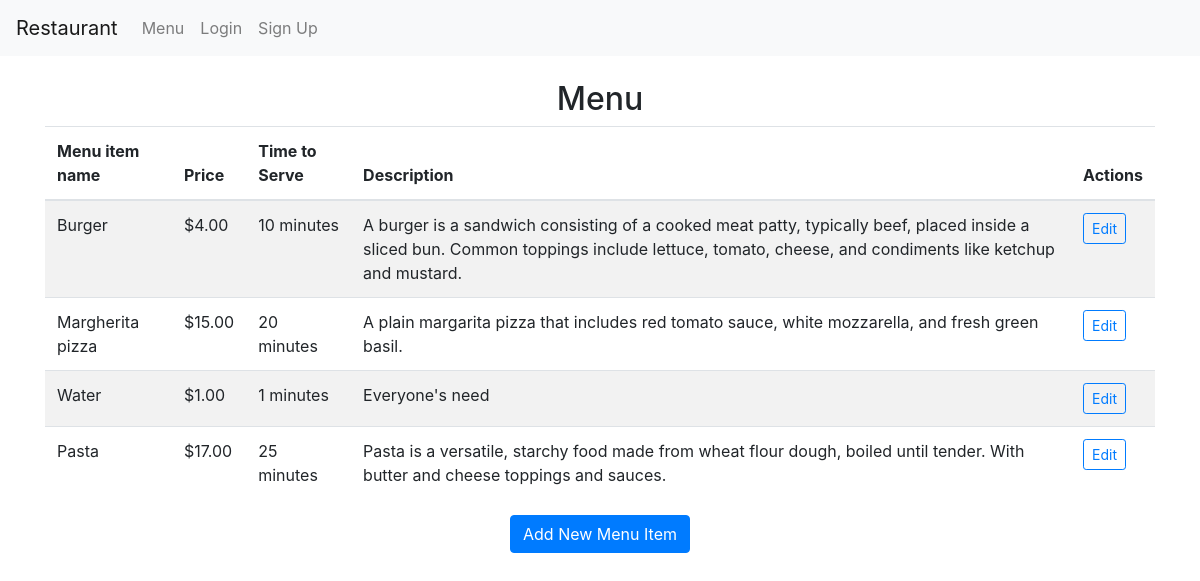
The page /menu/ (signed in) on the database its author committed.
### restaurant/models.py (models this page shows)
class MenuItem(models.Model):
    name = models.CharField(max_length=100)
    description = models.TextField()
    price = models.DecimalField(max_digits=6, decimal_places=2)
    time_to_serve = models.IntegerField(help_text="Time to make and serve in minutes")

### restaurant/views.py (the view)
# urls.py: path('menu/', views.menu, name='menu'),
@login_required
def menu(request):
    menu_items = MenuItem.objects.all()
    return render(request, "restaurant/menu.html", {"menu_items": menu_items})

### IS424-Project-main/restaurant/templates/restaurant/menu.html
{% extends "restaurant/layout.html" %}
{% load static %}
{% block body %}
<h2 class="text-center">Menu</h2>
<table id="menu_table" class="table table-striped">
    <thead>
        <tr>
            <th>Menu item name</th>
            <th>Price</th>
            <th>Time to Serve</th>
            <th>Description</th>
            <th>Actions</th>
        </tr>
    </thead>
    <tbody>
        {% for item in menu_items %}
        <tr>
            <td>{{ item.name }}</td>
            <td>${{ item.price }}</td>
            <td>{{ item.time_to_serve }} minutes</td>
            <td>{{ item.description }}</td>
            <td>
                <a href="{% url 'restaurant:edit_menu_item' item.pk %}" class="btn btn-sm btn-outline-primary">Edit</a>
            </td>
        </tr>
        {% empty %}
        <tr>
            <td colspan="5">No menu items available.</td>
        </tr>
        {% endfor %}
    </tbody>
</table>
<div class="text-center">
    <a href="{% url 'restaurant:add_menu_item' %}" class="btn btn-primary">Add New Menu Item</a>
</div>
{% endblock %}

### IS424-Project-main/restaurant/templates/restaurant/layout.html (shortened to what this page needs)
<!DOCTYPE html>
<html lang="en">
<head>
    <link href="https://stackpath.bootstrapcdn.com/bootstrap/4.5.2/css/bootstrap.min.css" rel="stylesheet">
</head>
<body>
    <nav class="navbar navbar-expand-lg navbar-light bg-light">
        <a class="navbar-brand" href="#">Restaurant</a>
        <div class="collapse navbar-collapse">
            <ul class="navbar-nav mr-auto">
                <li class="nav-item"><a class="nav-link" href="{% url 'restaurant:menu' %}">Menu</a></li>
                <li class="nav-item"><a class="nav-link" href="{% url 'restaurant:login' %}">Login</a></li>
                <li class="nav-item"><a class="nav-link" href="{% url 'restaurant:signup' %}">Sign Up</a></li>
            </ul>
        </div>
    </nav>
    <div class="container mt-4">
        {% block body %}
        {% endblock %}
    </div>
</body>
</html>

### rows shown on the page
MenuItem: name "Burger", price "4.00", time_to_serve "10", description "A burger is a sandwich consisting of a cooked meat patty, typically beef, placed inside a sliced bun. Common toppings include lettuce, tomato, cheese, and condiments like ketchup and mustard."
MenuItem: name "Margherita pizza", price "15.00", time_to_serve "20", description "A plain margarita pizza that includes red tomato sauce, white mozzarella, and fresh green basil."
MenuItem: name "Water", price "1.00", time_to_serve "1", description "Everyone's need"
MenuItem: name "Pasta", price "17.00", time_to_serve "25", description "Pasta is a versatile, starchy food made from wheat flour dough, boiled until tender. With butter and cheese toppings and sauces."
